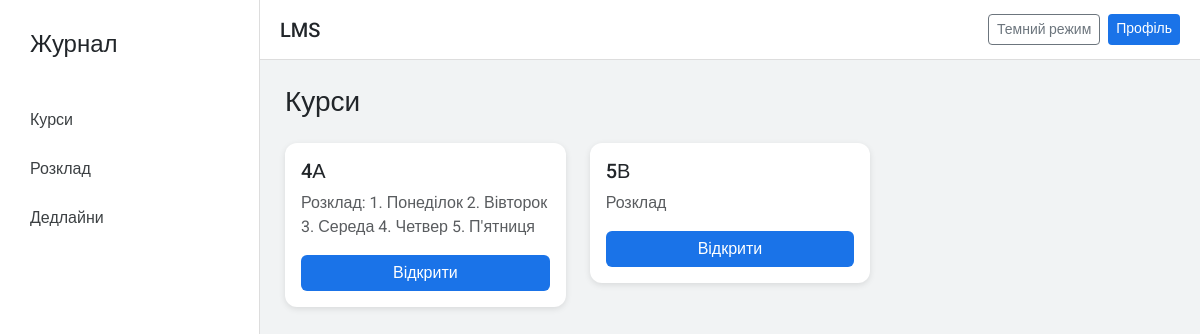
The page /courses/ (signed in) on the database its author committed.
### courses/models.py (models this page shows, shortened)
class Course(models.Model):
    title = models.CharField(max_length=255)
    description = models.TextField()

### courses/views.py (the view)
# urls.py: path('', views.course_list, name='course_list'),
@login_required
def course_list(request):
    courses = Course.objects.all()
    return render(request, 'course_list.html', {
        'courses': courses
    })

### users/models.py (called while the page is built)
    def is_teacher(self):
        return self.role == 'teacher' or self.is_superuser

### templates/course_list.html
{% extends 'base.html' %}
{% block content %}
<h3 class="mb-4">Курси</h3>
<div class="row g-4">
{% for course in courses %}
<div class="col-md-4">
<div class="card p-3">
<h5>{{ course.title }}</h5>
<p class="text-muted">
{{ course.description|truncatewords:12 }}
</p>
<a href="{% url 'course_detail' course.id %}" class="btn btn-primary w-100">
Відкрити
</a>
</div>
</div>
{% endfor %}
</div>
{% endblock %}

### templates/base.html (style rules this page uses)
body { font-family: 'Roboto', sans-serif; background: #f1f3f4; }
.card { border-radius: 12px; border: none; box-shadow: 0 2px 6px rgba(0,0,0,0.1); }
.btn-primary { background: #1a73e8; border: none; }

### rows shown on the page
Course: title "4А", description "Розклад: 1. Понеділок 2. Вівторок 3. Середа 4. Четвер 5. П'ятниця"
Course: title "5В", description "Розклад"
